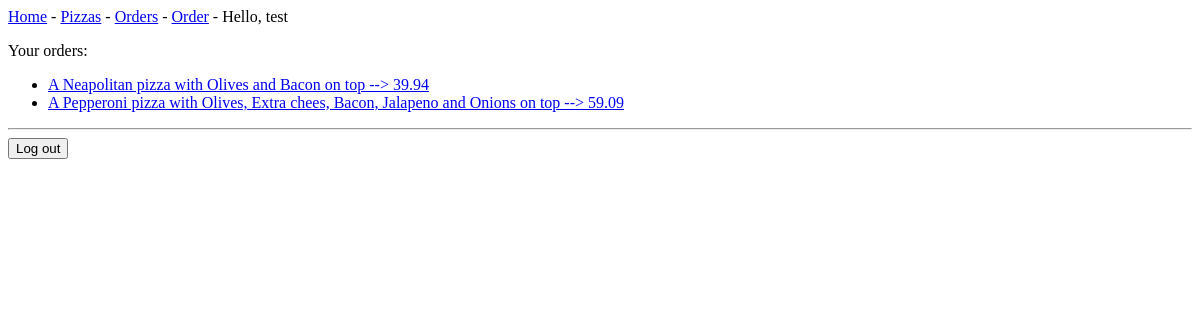
Before: /orders (signed in) with the older database file.
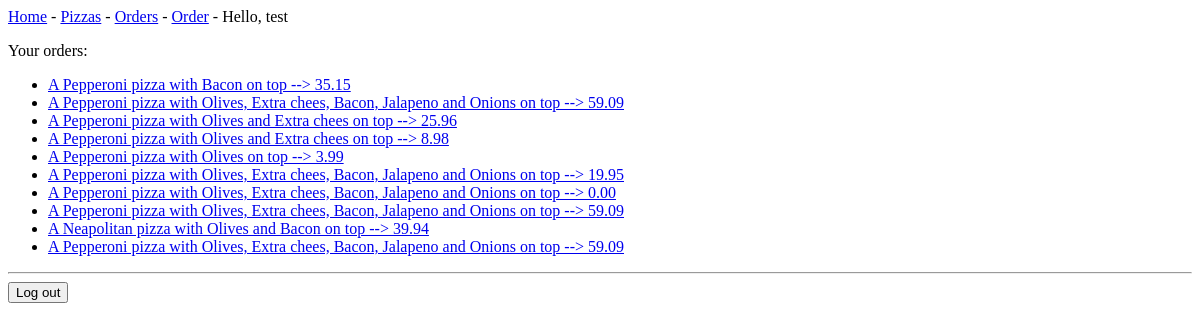
After: the same page with the newer database file.
### making_pizza/models.py (models this page shows, shortened)
class Pizza(models.Model):
    owner = models.ForeignKey(User, on_delete=models.CASCADE)
    type = models.ForeignKey(Type, on_delete=models.CASCADE)
    extra_topping = models.ManyToManyField(Topping)
    crust = models.ForeignKey(Crust, on_delete=models.CASCADE)
    size = models.ForeignKey(Size, on_delete=models.CASCADE)
    price = models.DecimalField(max_digits=10, decimal_places=2, default=0)
    notes = models.TextField(blank=True)
    date_added = models.DateTimeField(auto_now_add=True)
    def topping_to_string(self):
        topping = []
        for top in self.extra_topping.all():
            topping.append(top.name)
        if len(topping) == 1:
            topping_str = topping[0]
            return topping_str
        else:
            topping_str = ''
            for i in range(len(topping)):
                topping_str += topping[i]
                if i < len(topping)-2:
                    topping_str += ', '
                elif i < len(topping)-1:
                    topping_str += ' and '
            return topping_str
    def __str__(self):
        return f'A {self.type.name} pizza with {self.topping_to_string()} on top --> {self.price}'

class Type(models.Model):
    name = models.CharField(max_length=200)
    cost = models.DecimalField(max_digits=10, decimal_places=2)
    notes = models.TextField(null=True)
    image = models.URLField()

class Topping(models.Model):
    name = models.CharField(max_length=200)
    cost = models.DecimalField(max_digits=10, decimal_places=2)
    notes = models.TextField(null=True)

### making_pizza/views.py (the view)
# urls.py: path('orders', views.get_orders, name='get_orders'),
@login_required
def orders(request):
    orders = Pizza.objects.order_by('-date_added').filter(owner=request.user)
    context = {'orders': orders}
    return render(request, 'making_pizza/orders.html', context)

### making_pizza/templates/making_pizza/orders.html
{% extends 'making_pizza/base.html' %}
{% block content %}
<p>Your orders:</p>
<ul>
    {% for order in orders %}
    <li>
        <a href="{% url 'making_pizza:order' order.id %}">{{ order }}</a></li>
    {% empty %}
    <li>No pizza has been made yet.</li>
    {% endfor %}
</ul>
{% endblock content %}

### making_pizza/templates/making_pizza/base.html (shortened to what this page needs)
<p>
    <a href="{% url 'making_pizza:index' %}">Home</a> -
    <a href="{% url 'making_pizza:pizzas' %}">Pizzas</a> -
    <a href="{% url 'making_pizza:orders' %}">Orders</a> -
    <a href="{% url 'making_pizza:new_order'%}">Order</a> -
    {% if user.is_authenticated %}
        Hello, {{ user.username }}
    {% else %}
    <a href="{% url 'accounts:register' %}">Register</a> -
    <a href="{% url 'accounts:login' %}">Log in</a>
    {% endif %}
</p>
{% block content%}{% endblock content %}
{% if user.is_authenticated %}
<hr />
<form action="{% url 'accounts:logout' %}" method="post">
    <button name="submit">Log out</button>
</form>
{% endif %}

Changed rows visible on the page:
added Pizza: type+id+price "A Pepperoni pizza with Bacon on top --> 35.15"
added Pizza: type+id+price "A Pepperoni pizza with Olives, Extra chees, Bacon, Jalapeno and Onions on top --> 59.09"
added Pizza: type+id+price "A Pepperoni pizza with Olives and Extra chees on top --> 25.96"
added Pizza: type+id+price "A Pepperoni pizza with Olives and Extra chees on top --> 8.98"
added Pizza: type+id+price "A Pepperoni pizza with Olives on top --> 3.99"
added Pizza: type+id+price "A Pepperoni pizza with Olives, Extra chees, Bacon, Jalapeno and Onions on top --> 19.95"
added Pizza: type+id+price "A Pepperoni pizza with Olives, Extra chees, Bacon, Jalapeno and Onions on top --> 0.00"
added Pizza: type+id+price "A Pepperoni pizza with Olives, Extra chees, Bacon, Jalapeno and Onions on top --> 59.09"
